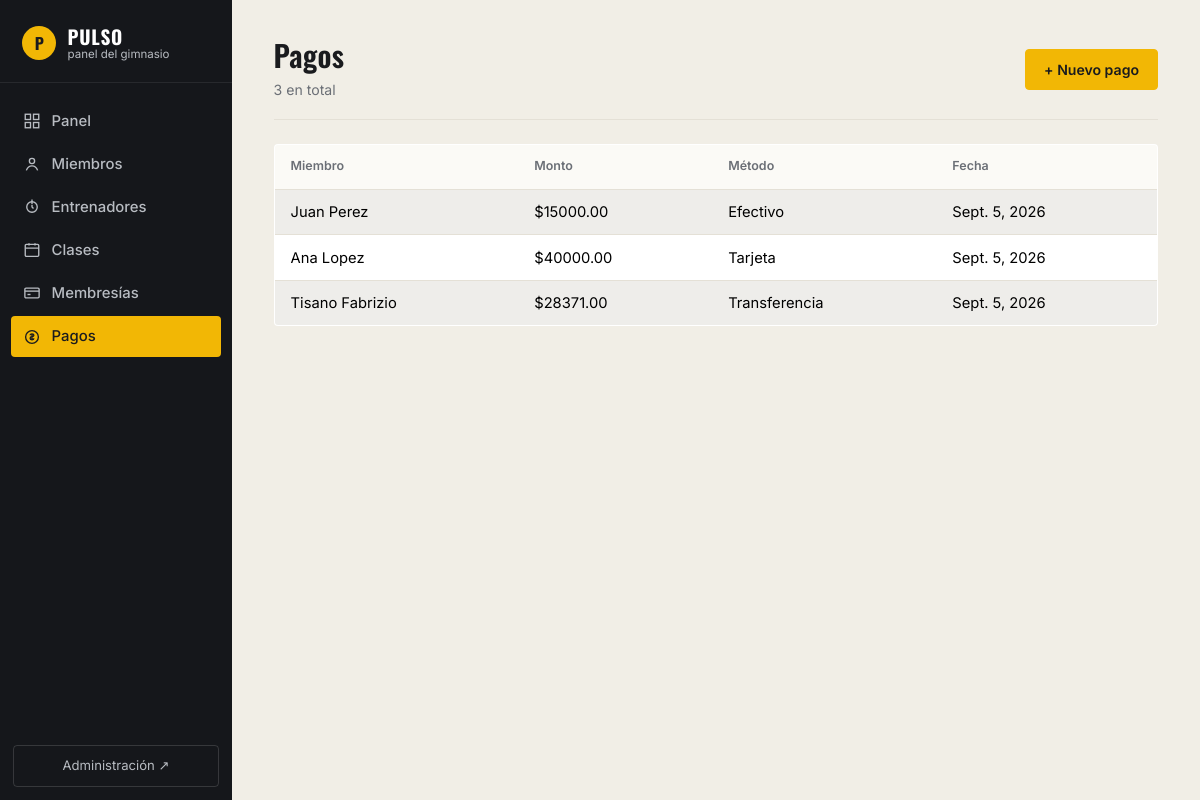
/pagos/, run on the app's committed database.
### gym/models.py (models this page shows, shortened)
class Pago(models.Model):
    METODO_CHOICES = [
        ("efectivo", "Efectivo"), ("tarjeta", "Tarjeta"), ("transferencia", "Transferencia"),
    ]
    miembro = models.ForeignKey(Miembro, on_delete=models.CASCADE, related_name="pagos")
    membresia = models.ForeignKey(Membresia, on_delete=models.SET_NULL, null=True, blank=True, related_name="pagos")
    monto = models.DecimalField(max_digits=8, decimal_places=2)
    fecha_pago = models.DateField(auto_now_add=True)
    metodo = models.CharField(max_length=20, choices=METODO_CHOICES, default="efectivo")

class Miembro(models.Model):
    ESTADO_CHOICES = [
        ("activo", "Activo"),
        ("inactivo", "Inactivo"),
        ("suspendido", "Suspendido"),
    ]
    nombre = models.CharField(max_length=100)
    apellido = models.CharField(max_length=100)
    dni = models.CharField(max_length=20, unique=True)
    email = models.EmailField(blank=True)
    telefono = models.CharField(max_length=20, blank=True)
    fecha_nacimiento = models.DateField(null=True, blank=True)
    fecha_inscripcion = models.DateField(auto_now_add=True)
    estado = models.CharField(max_length=20, choices=ESTADO_CHOICES, default="activo")
    foto = models.ImageField(upload_to="miembros/", blank=True, null=True)
    def __str__(self):
        return f"{self.nombre} {self.apellido}"

### gym/views.py (the view)
# urls.py: path("pagos/", views.pago_list, name="pago_list"),
def pago_list(request):
    pagos = Pago.objects.select_related("miembro").order_by("-fecha_pago")
    return render(request, "gym/pago_list.html", {"pagos": pagos})

### gym/templates/gym/pago_list.html (shortened to what this page needs)
{% extends "gym/base.html" %}
{% block contenido %}
<div class="page-header">
  <div>
    <h2>Pagos</h2>
    <span class="page-subtitle">{{ pagos|length }} en total</span>
  </div>
  <a href="{% url 'gym:pago_create' %}" class="btn btn-primary">+ Nuevo pago</a>
</div>
<table class="table table-striped bg-white">
  <thead><tr><th>Miembro</th><th>Monto</th><th>Método</th><th>Fecha</th></tr></thead>
  <tbody>
    {% for p in pagos %}
    <tr>
      <td>{{ p.miembro }}</td>
      <td>${{ p.monto }}</td>
      <td>{{ p.get_metodo_display }}</td>
      <td>{{ p.fecha_pago }}</td>
    </tr>
    {% endfor %}
  </tbody>
</table>
{% endblock %}

### static/css/estilos.css (style rules this page uses)
:root { --bg: #F1EEE6; --surface: #FFFFFF; --surface-tint: #FBFAF6; --ink: #1A1B1E; --muted: #6B6F76; --line: #E4E0D6; --sidebar: #15171B; --sidebar-text: #B8BCC2; --accent: #F2B705; --accent-ink: #1A1B1E; --rust: #C1502E; --danger: #C0392B; --success: #3E7C4A; --radius: 4px; }
* { box-sizing: border-box; }
html { scrollbar-color: var(--line) transparent; }
body { font-family: 'Inter', sans-serif; background: var(--bg); color: var(--ink); margin: 0; }
h1, h2, h3, h4, h5, h6 { font-family: 'Oswald', sans-serif; font-weight: 600; letter-spacing: .01em; color: var(--ink); }
h2 { font-size: 1.85rem; margin-bottom: 0; }
a { color: var(--ink); }
.page-header { display: flex; justify-content: space-between; align-items: center; flex-wrap: wrap; gap: .8rem; margin-bottom: 1.5rem; padding-bottom: 1.1rem; border-bottom: 1px solid var(--line); }
.page-header h2 { margin-bottom: .2rem; }
.page-header .page-subtitle { color: var(--muted); font-size: .88rem; }
.btn { font-family: 'Inter', sans-serif; font-weight: 600; font-size: .88rem; border-radius: var(--radius); padding: .55rem 1.15rem; border: 1px solid transparent; transition: background .15s ease, border-color .15s ease, color .15s ease, transform .1s ease; }
.btn-primary { background: var(--accent); border-color: var(--accent); color: var(--accent-ink); }
.table { background: var(--surface); border: 1px solid var(--line); border-radius: var(--radius); overflow: hidden; }
.table thead th { background: var(--surface-tint); font-family: 'Inter', sans-serif; font-weight: 600; font-size: .78rem; color: var(--muted); border-bottom: 1px solid var(--line); padding: .8rem 1rem; position: sticky; top: 0; }
.table td { padding: .7rem 1rem; border-bottom: 1px solid var(--line); font-size: .92rem; vertical-align: middle; }
.table tbody tr { transition: background-color .12s ease; }
.table-striped > tbody > tr:nth-of-type(odd) > * { background-color: var(--surface-tint); }
.table tbody tr:last-child td { border-bottom: none; }

### data on the page
Pago: miembro "Juan Perez", monto "15000.00", metodo "Efectivo", fecha_pago "Sept. 5, 2026"
Pago: miembro "Ana Lopez", monto "40000.00", metodo "Tarjeta", fecha_pago "Sept. 5, 2026"
Pago: miembro "Tisano Fabrizio", monto "28371.00", metodo "Transferencia", fecha_pago "Sept. 5, 2026"

### other printed values
{{ pagos|length }} "3"
